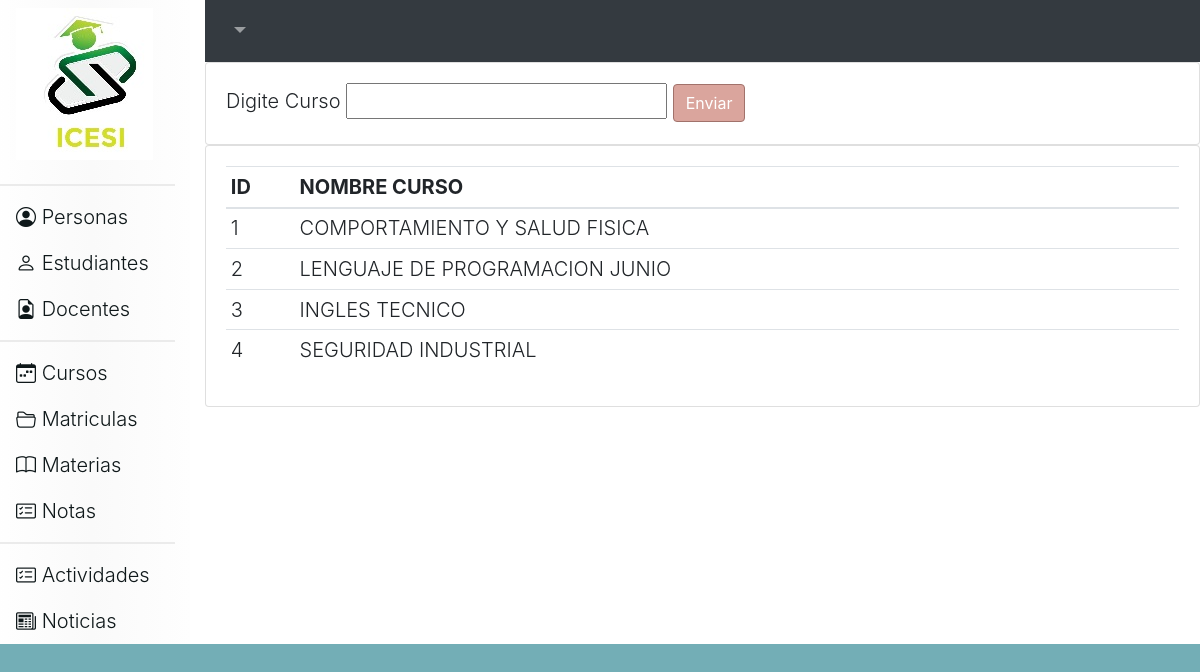
Page /cursos on the committed database.
### tables this page shows
CREATE TABLE `cursos` (
  `id` integer NOT NULL,
  `nombre_curso` char(30) DEFAULT NULL,
  PRIMARY KEY (`id`)
);

### app.py (the view)
@app.route('/cursos',methods=('GET','POST'))
def cursos():
    if request.method == 'POST':
        curso=request.form['txtCurso']
        r=controller.CursosGuardar(curso)
        response=controller.CursosListar()
        return render_template('cursos.html',lista=response)
    else:
        response=controller.CursosListar()
        return render_template('cursos.html',lista=response)

### controller.py (called while the page is built)
def Conectar():
    conexion= sqlite3.connect("ciclo3db.db")
    return conexion

def CursosListar():
    conn= Conectar()
    cursor= conn.execute("SELECT * FROM CURSOS")
    return cursor.fetchall() #item
    conn.close()

### templates/cursos.html (shortened to what this page needs)
{% extends 'head.html' %}
{% block contenido %}
    <nav class="navbar navbar-expand-lg navbar-dark bg-dark justify-content-end">
        <div class="collapse navbar-collapse" id="navbarNavDropdown">
            <ul class="navbar-nav">
                <li class="nav-item dropdown">
                    <a class="nav-link dropdown-toggle" href="#" id="navbarDropdownMenuLink" data-toggle="dropdown" aria-haspopup="true" aria-expanded="false">{% print(usuario) %}
                    </a>
                </li>
            </ul>
        </div>
    </nav>
    <div class="card">
        <div class="card-body">
            <form action="/cursos" method="POST" >
                <label for="">Digite Curso</label>
                <input type="text" name="txtCurso" required>
                <button type="submit" class="asignar-deco btn btn-primary">Enviar</button>
            </form>
        </div>
    </div>
    <div class="card">
        <div class="card-body">
            <table class="table table-sm">
                <thead>
                    <tr>
                        <th>ID</th>
                        <th>NOMBRE CURSO</th>
                    </tr>
                </thead>
                <tbody>
                    {% for item in lista %}
                    <tr>
                        <td>{% print(item[0])%}</td>
                        <td>{% print(item[1])%}</td>
                    </tr>
                    {% endfor %}
                </tbody>
            </table>
        </div>
    </div>
{% endblock %}

### static/css/estilos.css (style rules this page uses)
body { background-color: #73aeb6; font-size: 20px; font-weight: 300; }
.btn-primary { background-color:#daa59d; border-color: #a1726b; }

### rows in the picture
cursos: id "1", nombre_curso "COMPORTAMIENTO Y SALUD FISICA"
cursos: id "2", nombre_curso "LENGUAJE DE PROGRAMACION JUNIO"
cursos: id "3", nombre_curso "INGLES TECNICO"
cursos: id "4", nombre_curso "SEGURIDAD INDUSTRIAL"
